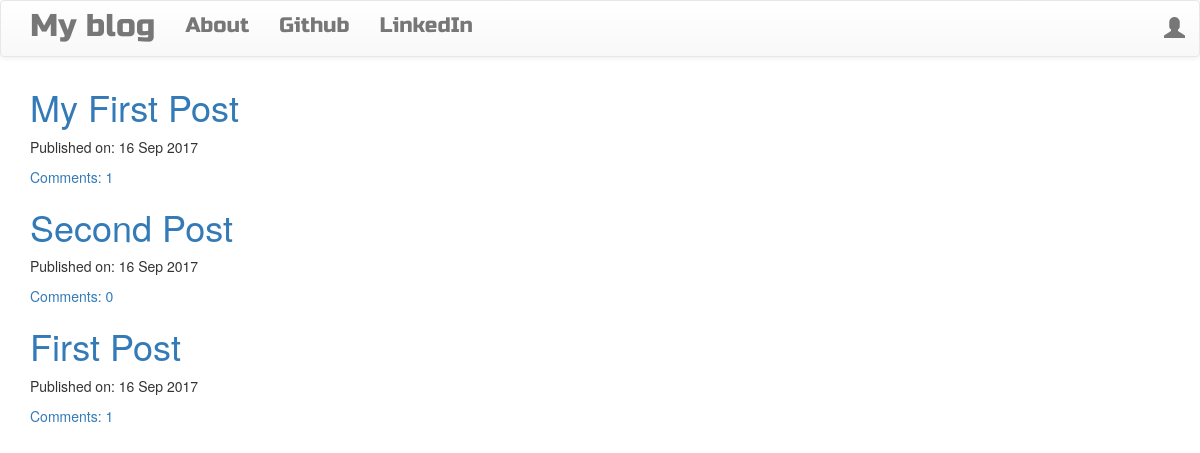
The page / on the database its author committed.
### blog/models.py (models this page shows, shortened)
class CommonField(models.Model):
    text = models.TextField()
    created_date = models.DateTimeField(default=timezone.now)
    class Meta:
        abstract = True

class Post(CommonField):
    author = models.ForeignKey('auth.User')
    title = models.CharField(max_length=200)
    published_date = models.DateTimeField(blank=True, null=True)
    def approved_comments(self):
        return self.comments.filter(approved_comment=True)

### blog/views.py (the view)
# urls.py: url(r'^$', views.PostListView.as_view(), name='post_list'),
class PostListView(ListView):
    model = Post
    def get_queryset(self): # Instead of getting all rows, we are filtering here
        return Post.objects.filter(published_date__lte=timezone.now()).order_by('-published_date')

### blog/templates/blog/post_list.html
{% extends 'blog/base.html' %}
{% block content %}
  <div class="centerstage">
    {% for post in post_list %}
    <div class="post">
      <h1><a style="text-decoration:none;" href="{% url 'post_detail' pk=post.pk %}">{{post.title|title}}</a></h1>
      <div class="date">
        <p>Published on: {{post.published_date|date:"d M Y"}}</p>
      </div>
      <a style="text-decoration:none;" href="{% url 'post_detail' pk=post.pk %}">Comments: {{post.approved_comments.count}}</a>
    </div>
    {% endfor %}
  </div>
{% endblock %}

### blog/static/css/blog.css (style rules this page uses)
.centerstage { margin-left: auto; margin-right: auto; }
.loader { filter:hue-rotate(0deg); color: linear-gradient(45deg,#0f8,#08f); animation:hue 5000ms infinite linear; }

### rows shown on the page
Post: title "My First Post", published_date "16 Sep 2017", approved_comments.count "1"
Post: title "Second Post", published_date "16 Sep 2017", approved_comments.count "0"
Post: title "First Post", published_date "16 Sep 2017", approved_comments.count "1"
